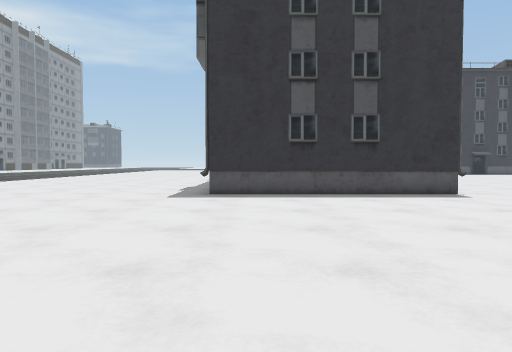
view 1 (above)

24 first-person views from a walk through a scene from a Unity 3-D project. The camera is 1.4 m above the floor, tilts 2° down and sees 70° across. The floor is counted in squares, 2 m on a side. Each view is taken from the middle of a square. On the plan, view 1 faces up. The plan holds only what a view shows up to about 11 squares ahead; the rest is blank. The place goes on beyond the plan. The player is left out. Some surface patterns are stand-ins.

view 2
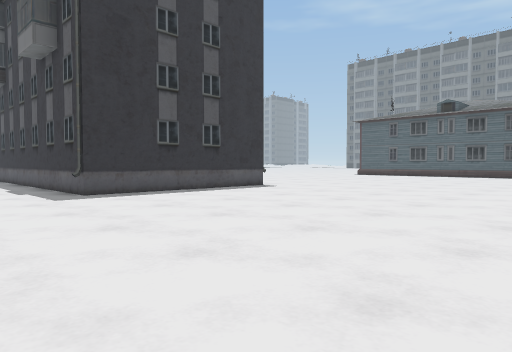

view 3
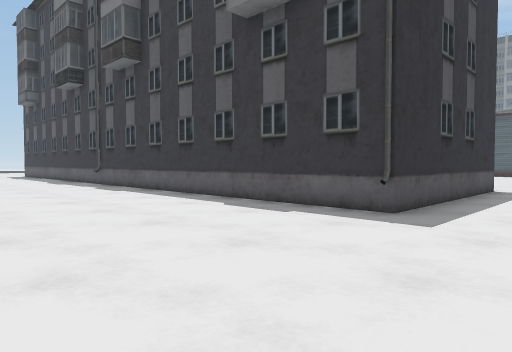

view 4
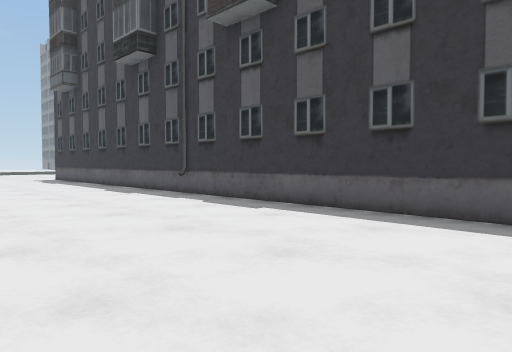

view 5
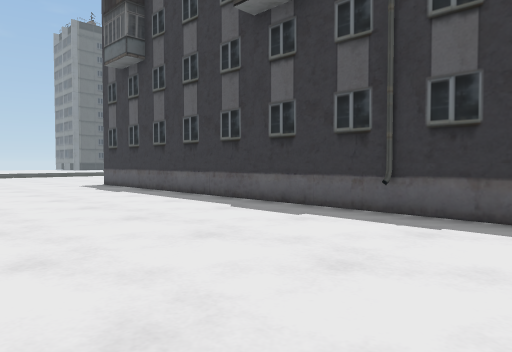

view 6
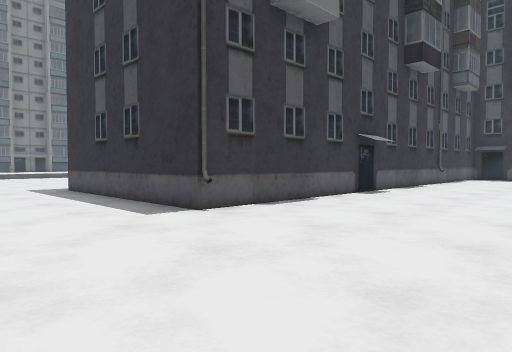

view 7
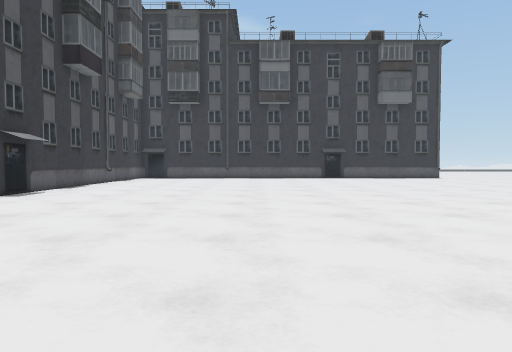

view 8
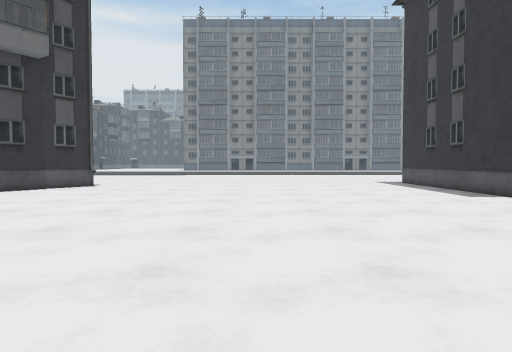

view 9
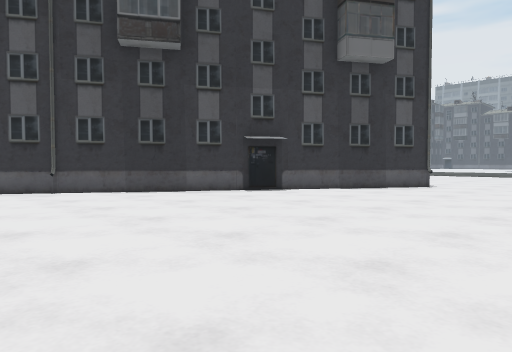

view 10
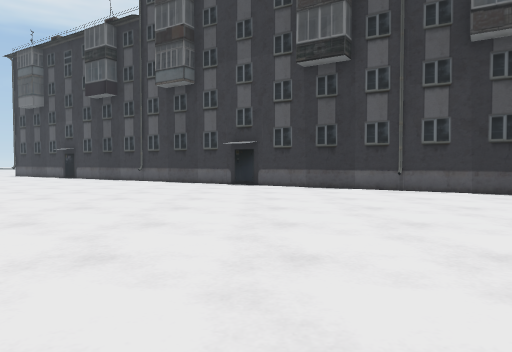

view 11
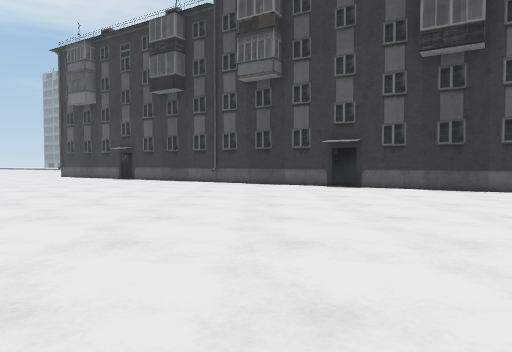

view 12
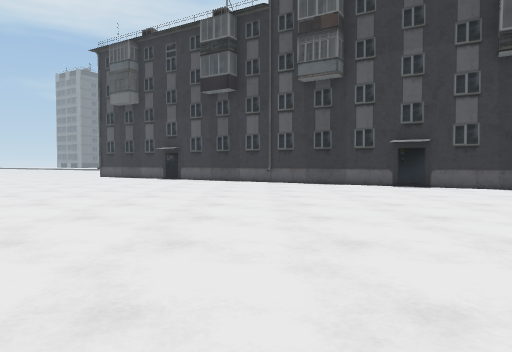

view 13
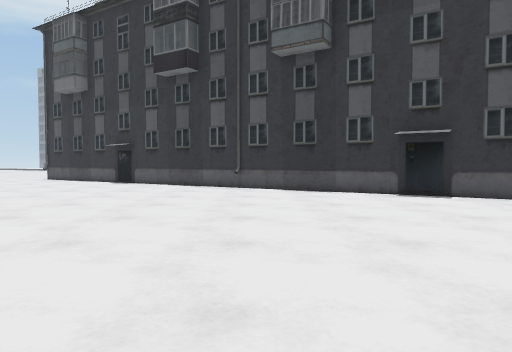

view 14
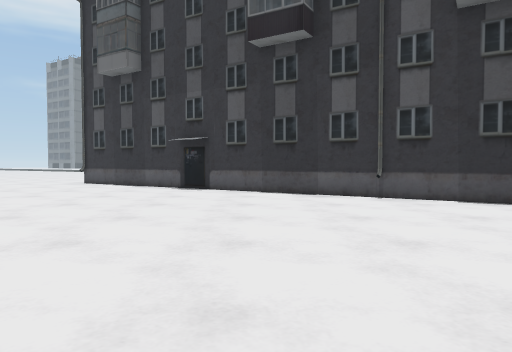

view 15
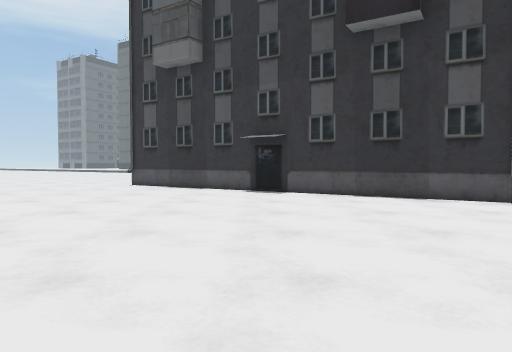

view 16
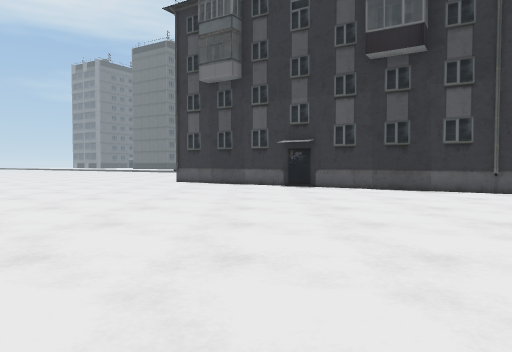

view 17
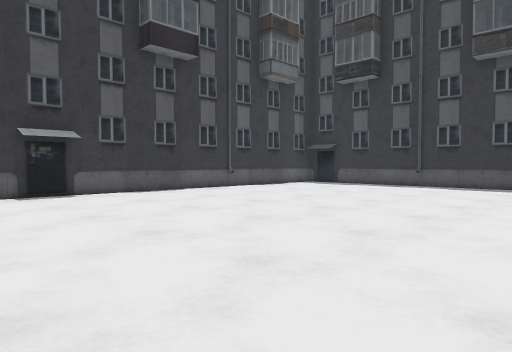

view 18
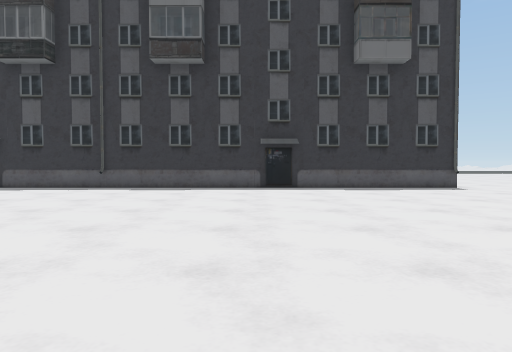

view 19
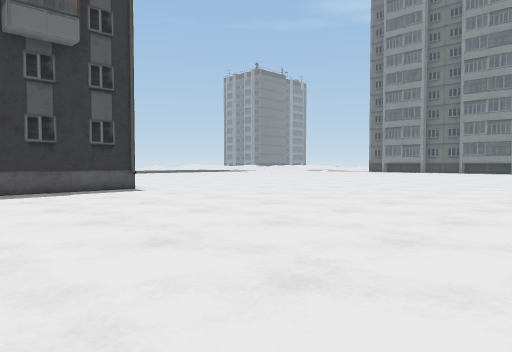

view 20
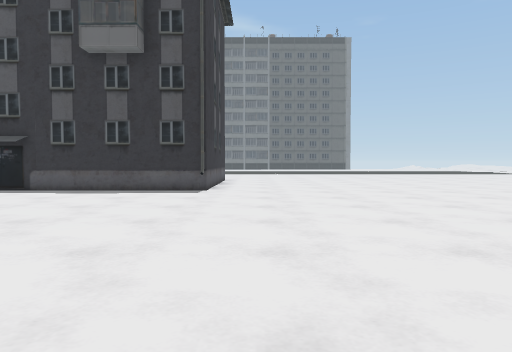

view 21
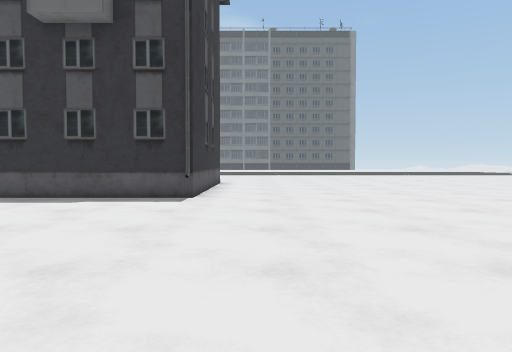

view 22
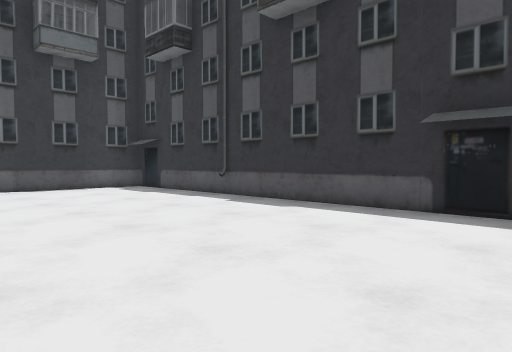

view 23
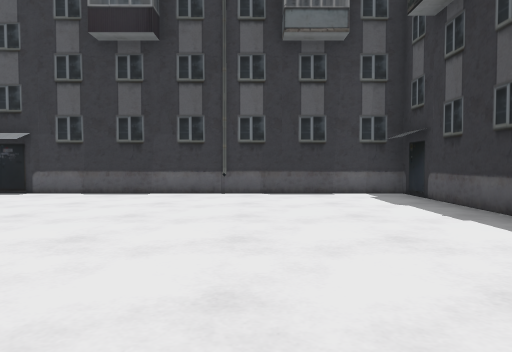

view 24
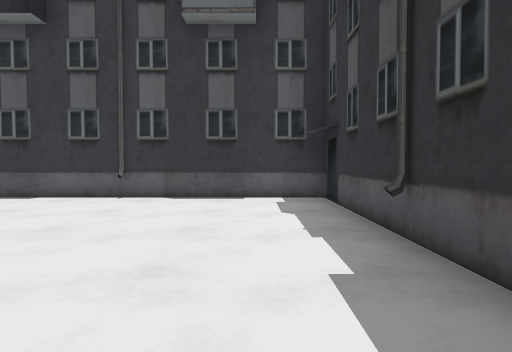

### Floor plan
Points are (right, up) in squares from view 1. A wall is a line through its corners. A room is listed if a view was taken in it or the views show most of it. See-through windows are left out.
Room 1 (views 1, 2, 3, 4, 5, 6, 7, 8, 9, 10, 11, 12, 13, 14, 15, 16, 17, 18, 19, 20, 21, 22, 23, 24)
walls: (0.8, -2) (24.8, -17); (18.7, 26) (18.7, 22.4) (4.6, 22.4) (4.6, 8.2) (-1, 8.2) (-1, 26.5)

Where each view was taken, in squares from view 1:
view 1: 0 up, 0 right, facing up
view 2: 0 up, 4 left, facing up-right
view 3: 6 up, 6 left, facing up-right
view 4: 11 up, 6 left, facing up-right
view 5: 16 up, 6 left, facing up-right
view 6: 5 up, 9 right, facing up-left
view 7: 5 up, 10 right, facing up
view 8: 3 up, 12 right, facing left
view 9: 2 up, 12 right, facing down-left
view 10: 2 up, 13 right, facing down
view 11: 1 up, 16 right, facing down
view 12: 1 up, 18 right, facing down
view 13: 2 down, 17 right, facing down
view 14: 5 down, 20 right, facing down
view 15: 6 down, 22 right, facing down
view 16: 4 down, 23 right, facing down
view 17: 11 up, 13 right, facing up-left
view 18: 12 up, 13 right, facing up
view 19: 13 up, 14 right, facing up-right
view 20: 13 up, 20 right, facing up
view 21: 15 up, 20 right, facing up
view 22: 17 up, 15 right, facing up-left
view 23: 19 up, 13 right, facing left
view 24: 21 up, 12 right, facing left
